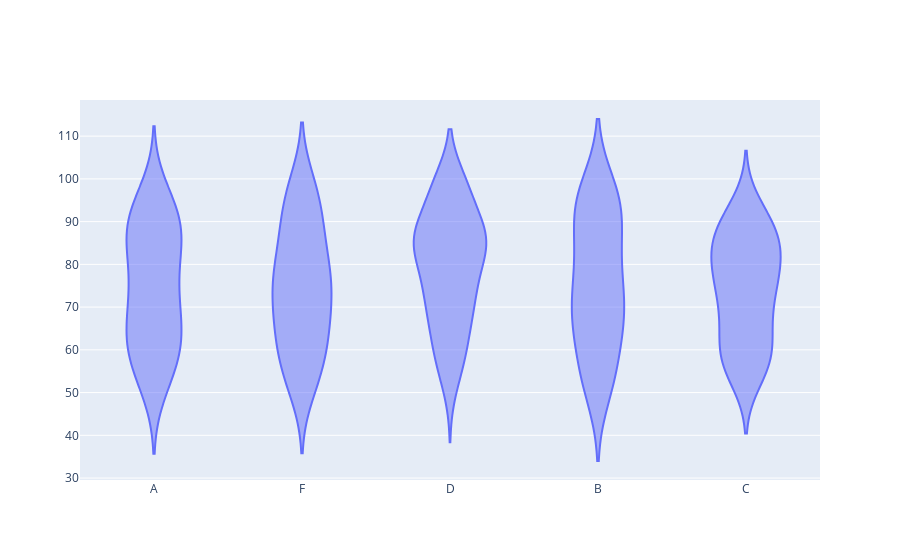

This figure's notebook cell:
### Code cell
#2. Using the Student Grades, create a violin plot to display the distribution of scores across different grade categories.

np.random.seed(15)
data = {
    'Grade': np.random.choice(['A', 'B', 'C', 'D', 'F'], 200),
    'Score': np.random.randint(50, 100, 200)
}
df = pd.DataFrame(data)

fig =go.Figure()

fig.add_trace(go.Violin(x=df.Grade, y=df.Score))

### Figure 1 — Plotly figure (JSON) as saved in the notebook; plotly's stock layout.template omitted (floating-point values rounded to 4 significant figures; data arrays with more than 128 entries replaced by an {"elided": "..."} marker saying what was removed)
{"data": [{"type": "violin", "x": {"elided": "200 str values"}, "y": {"elided": "200 int values"}}], "layout": {}}
